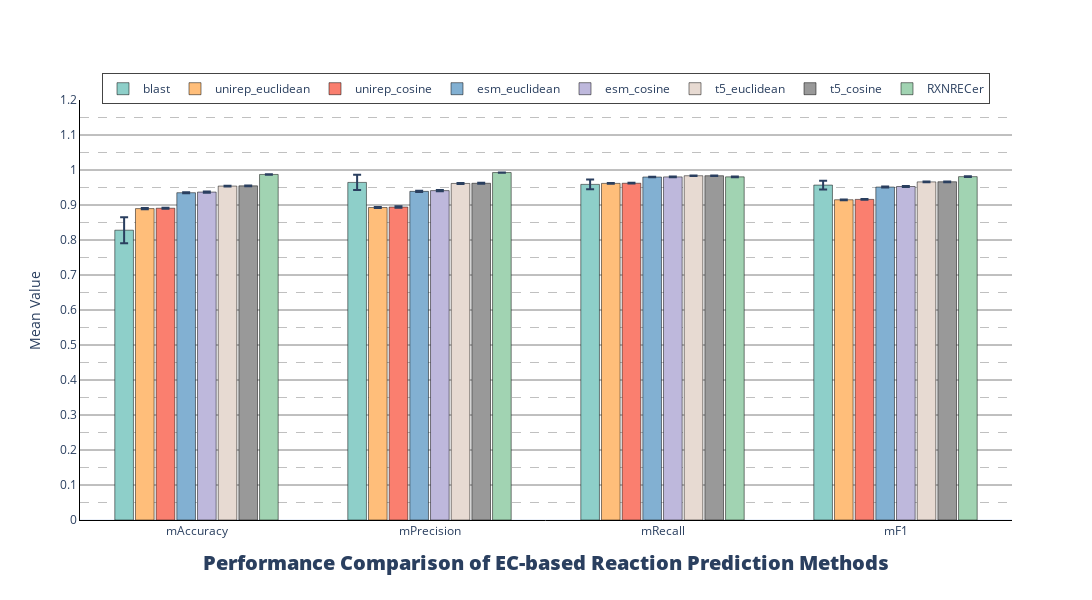

Source (notebook cell):
### Code cell
evTools.show_ec_methods_10_eva_fig(res_metrics_data=res_std[res_std.avgType =='weighted'].reset_index(drop=True))

### Figure 1 — Plotly figure (JSON) as saved in the notebook; plotly's stock layout.template omitted (floating-point values rounded to 4 significant figures)
{"data": [{"error_y": {"array": [0.03736, 0.02197, 0.01417, 0.01264], "type": "data", "visible": true}, "marker": {"color": "#8ECFC9", "line": {"color": "black", "width": 0.5}}, "name": "blast", "type": "bar", "width": 0.08, "x": ["mAccuracy", "mPrecision", "mRecall", "mF1"], "y": [0.828, 0.9645, 0.9589, 0.9569]}, {"error_y": {"array": [0.001506, 0.001661, 0.001047, 0.001106], "type": "data", "visible": true}, "marker": {"color": "#FFBE7A", "line": {"color": "black", "width": 0.5}}, "name": "unirep_euclidean", "type": "bar", "width": 0.08, "x": ["mAccuracy", "mPrecision", "mRecall", "mF1"], "y": [0.8897, 0.8927, 0.9618, 0.915]}, {"error_y": {"array": [0.00159, 0.002005, 0.00104, 0.001208], "type": "data", "visible": true}, "marker": {"color": "#FA7F6F", "line": {"color": "black", "width": 0.5}}, "name": "unirep_cosine", "type": "bar", "width": 0.08, "x": ["mAccuracy", "mPrecision", "mRecall", "mF1"], "y": [0.8908, 0.8942, 0.9622, 0.916]}, {"error_y": {"array": [0.001567, 0.00169, 0.0009123, 0.001332], "type": "data", "visible": true}, "marker": {"color": "#82B0D2", "line": {"color": "black", "width": 0.5}}, "name": "esm_euclidean", "type": "bar", "width": 0.08, "x": ["mAccuracy", "mPrecision", "mRecall", "mF1"], "y": [0.9351, 0.939, 0.9799, 0.9513]}, {"error_y": {"array": [0.001635, 0.001957, 0.0008782, 0.001399], "type": "data", "visible": true}, "marker": {"color": "#BEB8DC", "line": {"color": "black", "width": 0.5}}, "name": "esm_cosine", "type": "bar", "width": 0.08, "x": ["mAccuracy", "mPrecision", "mRecall", "mF1"], "y": [0.9369, 0.9411, 0.9803, 0.9528]}, {"error_y": {"array": [0.0009762, 0.00152, 0.0004789, 0.001019], "type": "data", "visible": true}, "marker": {"color": "#E7DAD2", "line": {"color": "black", "width": 0.5}}, "name": "t5_euclidean", "type": "bar", "width": 0.08, "x": ["mAccuracy", "mPrecision", "mRecall", "mF1"], "y": [0.9541, 0.9616, 0.9836, 0.9661]}, {"error_y": {"array": [0.001037, 0.001448, 0.0004815, 0.001009], "type": "data", "visible": true}, "marker": {"color": "#999999", "line": {"color": "black", "width": 0.5}}, "name": "t5_cosine", "type": "bar", "width": 0.08, "x": ["mAccuracy", "mPrecision", "mRecall", "mF1"], "y": [0.9546, 0.9621, 0.9836, 0.9663]}, {"error_y": {"array": [0.0005756, 0.0004001, 0.001319, 0.001177], "type": "data", "visible": true}, "marker": {"color": "#A1D3B2", "line": {"color": "black", "width": 0.5}}, "name": "RXNRECer", "type": "bar", "width": 0.08, "x": ["mAccuracy", "mPrecision", "mRecall", "mF1"], "y": [0.9873, 0.9927, 0.9804, 0.981]}], "layout": {"bargap": 0.29, "barmode": "group", "height": 600, "legend": {"borderwidth": 1, "orientation": "h", "tracegroupgap": 2, "x": 0.5, "xanchor": "center", "y": 0.99, "yanchor": "bottom"}, "title": {"font": {"size": 20, "weight": 1000}, "text": "Performance Comparison of EC-based Reaction Prediction Methods", "x": 0.5, "xanchor": "center", "y": 0.05}, "width": 1600, "xaxis": {"linecolor": "#000000", "linewidth": 1, "showline": true}, "yaxis": {"dtick": 0.1, "gridcolor": "gray", "gridwidth": 1, "linecolor": "black", "linewidth": 1, "minor": {"dtick": 0.05, "gridcolor": "gray", "griddash": "dash", "gridwidth": 0.5, "showgrid": true}, "range": [0, 1.2], "showgrid": true, "showline": true, "title": {"text": "Mean Value"}}}}
